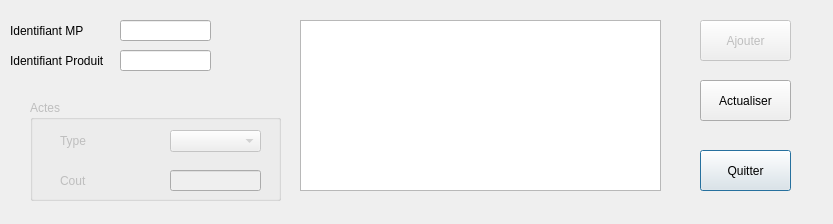
<?xml version="1.0" encoding="UTF-8"?>
<ui version="4.0">
 <class>Fmp</class>
 <widget class="QDialog" name="Fmp">
  <property name="geometry">
   <rect>
    <x>0</x>
    <y>0</y>
    <width>833</width>
    <height>224</height>
   </rect>
  </property>
  <property name="windowTitle">
   <string>Gestion de Matiere Premiere</string>
  </property>
  <property name="windowIcon">
   <iconset resource="rssources.qrc">
    <normaloff>:/images/logo_erp.png</normaloff>:/images/logo_erp.png</iconset>
  </property>
  <widget class="QLineEdit" name="IdentProd">
   <property name="geometry">
    <rect>
     <x>120</x>
     <y>50</y>
     <width>91</width>
     <height>21</height>
    </rect>
   </property>
  </widget>
  <widget class="QLabel" name="label">
   <property name="geometry">
    <rect>
     <x>10</x>
     <y>20</y>
     <width>81</width>
     <height>21</height>
    </rect>
   </property>
   <property name="text">
    <string>Identifiant MP</string>
   </property>
  </widget>
  <widget class="QLabel" name="label_5">
   <property name="geometry">
    <rect>
     <x>10</x>
     <y>50</y>
     <width>101</width>
     <height>21</height>
    </rect>
   </property>
   <property name="text">
    <string>Identifiant Produit</string>
   </property>
  </widget>
  <widget class="QPushButton" name="but_quitter">
   <property name="geometry">
    <rect>
     <x>700</x>
     <y>150</y>
     <width>91</width>
     <height>41</height>
    </rect>
   </property>
   <property name="text">
    <string>Quitter</string>
   </property>
  </widget>
  <widget class="QLineEdit" name="identMP">
   <property name="geometry">
    <rect>
     <x>120</x>
     <y>20</y>
     <width>91</width>
     <height>21</height>
    </rect>
   </property>
  </widget>
  <widget class="QPushButton" name="but_ajouter">
   <property name="enabled">
    <bool>false</bool>
   </property>
   <property name="geometry">
    <rect>
     <x>700</x>
     <y>20</y>
     <width>91</width>
     <height>41</height>
    </rect>
   </property>
   <property name="text">
    <string>Ajouter</string>
   </property>
  </widget>
  <widget class="QGroupBox" name="groupBox_actes">
   <property name="enabled">
    <bool>false</bool>
   </property>
   <property name="geometry">
    <rect>
     <x>30</x>
     <y>100</y>
     <width>251</width>
     <height>101</height>
    </rect>
   </property>
   <property name="title">
    <string>Actes</string>
   </property>
   <widget class="QLabel" name="label_7">
    <property name="geometry">
     <rect>
      <x>30</x>
      <y>30</y>
      <width>61</width>
      <height>21</height>
     </rect>
    </property>
    <property name="text">
     <string>Type</string>
    </property>
   </widget>
   <widget class="QComboBox" name="combo_type">
    <property name="geometry">
     <rect>
      <x>140</x>
      <y>30</y>
      <width>91</width>
      <height>22</height>
     </rect>
    </property>
    <item>
     <property name="text">
      <string/>
     </property>
    </item>
    <item>
     <property name="text">
      <string>Production</string>
     </property>
    </item>
    <item>
     <property name="text">
      <string>Conception</string>
     </property>
    </item>
   </widget>
   <widget class="QLabel" name="label_9">
    <property name="geometry">
     <rect>
      <x>30</x>
      <y>70</y>
      <width>91</width>
      <height>21</height>
     </rect>
    </property>
    <property name="text">
     <string>Cout</string>
    </property>
   </widget>
   <widget class="QLineEdit" name="cout_text">
    <property name="geometry">
     <rect>
      <x>140</x>
      <y>70</y>
      <width>91</width>
      <height>21</height>
     </rect>
    </property>
   </widget>
  </widget>
  <widget class="QTableView" name="tableMP">
   <property name="geometry">
    <rect>
     <x>300</x>
     <y>20</y>
     <width>361</width>
     <height>171</height>
    </rect>
   </property>
  </widget>
  <widget class="QPushButton" name="but_refresh">
   <property name="enabled">
    <bool>true</bool>
   </property>
   <property name="geometry">
    <rect>
     <x>700</x>
     <y>80</y>
     <width>91</width>
     <height>41</height>
    </rect>
   </property>
   <property name="text">
    <string>Actualiser</string>
   </property>
  </widget>
 </widget>
 <resources>
  <include location="rssources.qrc"/>
 </resources>
 <connections>
  <connection>
   <sender>but_quitter</sender>
   <signal>clicked()</signal>
   <receiver>Fmp</receiver>
   <slot>close()</slot>
   <hints>
    <hint type="sourcelabel">
     <x>766</x>
     <y>241</y>
    </hint>
    <hint type="destinationlabel">
     <x>582</x>
     <y>254</y>
    </hint>
   </hints>
  </connection>
 </connections>
</ui>
